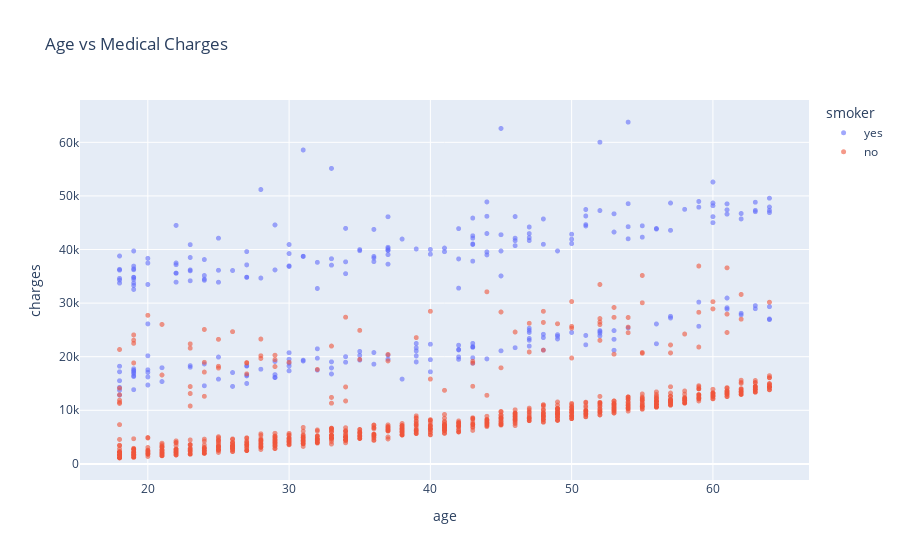

Notebook code for this chart:
### Code cell
fig = px.scatter(medical_df,
                 x='age',
                 y='charges',
                 color='smoker',
                 opacity=0.6,
                 hover_data=['sex'],
                 title='Age vs Medical Charges')
fig.update_traces(marker_size=5)
fig.show()

### Figure 1 — Plotly figure (JSON) as saved in the notebook; plotly's stock layout.template omitted (floating-point values rounded to 4 significant figures; data arrays with more than 128 entries replaced by an {"elided": "..."} marker saying what was removed)
{"data": [{"customdata": {"elided": "274x1 str values"}, "hovertemplate": "smoker=yes<br>age=%{x}<br>charges=%{y}<br>sex=%{customdata[0]}<extra></extra>", "legendgroup": "yes", "marker": {"color": "#636efa", "opacity": 0.6, "size": 5, "symbol": "circle"}, "mode": "markers", "name": "yes", "showlegend": true, "type": "scattergl", "x": {"elided": "274 int values"}, "xaxis": "x", "y": {"elided": "274 float values"}, "yaxis": "y"}, {"customdata": {"elided": "1064x1 str values"}, "hovertemplate": "smoker=no<br>age=%{x}<br>charges=%{y}<br>sex=%{customdata[0]}<extra></extra>", "legendgroup": "no", "marker": {"color": "#EF553B", "opacity": 0.6, "size": 5, "symbol": "circle"}, "mode": "markers", "name": "no", "showlegend": true, "type": "scattergl", "x": {"elided": "1064 int values"}, "xaxis": "x", "y": {"elided": "1064 float values"}, "yaxis": "y"}], "layout": {"legend": {"title": {"text": "smoker"}, "tracegroupgap": 0}, "title": {"text": "Age vs Medical Charges"}, "xaxis": {"anchor": "y", "domain": [0, 1], "title": {"text": "age"}}, "yaxis": {"anchor": "x", "domain": [0, 1], "title": {"text": "charges"}}}}
